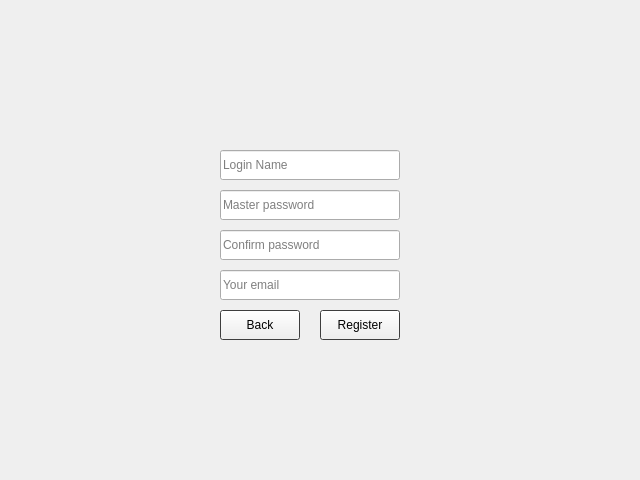
<?xml version="1.0" encoding="UTF-8"?>
<ui version="4.0">
 <class>RegisterWindow</class>
 <widget class="QMainWindow" name="RegisterWindow">
  <property name="geometry">
   <rect>
    <x>0</x>
    <y>0</y>
    <width>640</width>
    <height>480</height>
   </rect>
  </property>
  <property name="windowTitle">
   <string>Password Manageris</string>
  </property>
  <widget class="QWidget" name="centralwidget">
   <widget class="QLineEdit" name="line_login">
    <property name="geometry">
     <rect>
      <x>220</x>
      <y>150</y>
      <width>180</width>
      <height>30</height>
     </rect>
    </property>
    <property name="font">
     <font>
      <bold>false</bold>
      <strikeout>false</strikeout>
     </font>
    </property>
    <property name="text">
     <string/>
    </property>
    <property name="placeholderText">
     <string>Login Name</string>
    </property>
   </widget>
   <widget class="QLabel" name="Logo">
    <property name="geometry">
     <rect>
      <x>280</x>
      <y>20</y>
      <width>65</width>
      <height>80</height>
     </rect>
    </property>
    <property name="font">
     <font>
      <pointsize>18</pointsize>
      <bold>true</bold>
     </font>
    </property>
    <property name="text">
     <string/>
    </property>
    <property name="pixmap">
     <pixmap resource="pictures.qrc">:/pictures/pictures/output-onlinepngtools.png</pixmap>
    </property>
    <property name="scaledContents">
     <bool>true</bool>
    </property>
   </widget>
   <widget class="QPushButton" name="Back_Button">
    <property name="geometry">
     <rect>
      <x>220</x>
      <y>310</y>
      <width>80</width>
      <height>30</height>
     </rect>
    </property>
    <property name="palette">
     <palette>
      <active>
       <colorrole role="Window">
        <brush brushstyle="SolidPattern">
         <color alpha="255">
          <red>86</red>
          <green>86</green>
          <blue>86</blue>
         </color>
        </brush>
       </colorrole>
      </active>
      <inactive>
       <colorrole role="Window">
        <brush brushstyle="SolidPattern">
         <color alpha="255">
          <red>86</red>
          <green>86</green>
          <blue>86</blue>
         </color>
        </brush>
       </colorrole>
      </inactive>
      <disabled>
       <colorrole role="Base">
        <brush brushstyle="SolidPattern">
         <color alpha="255">
          <red>86</red>
          <green>86</green>
          <blue>86</blue>
         </color>
        </brush>
       </colorrole>
       <colorrole role="Window">
        <brush brushstyle="SolidPattern">
         <color alpha="255">
          <red>86</red>
          <green>86</green>
          <blue>86</blue>
         </color>
        </brush>
       </colorrole>
      </disabled>
     </palette>
    </property>
    <property name="text">
     <string>Back</string>
    </property>
   </widget>
   <widget class="QLineEdit" name="Email">
    <property name="geometry">
     <rect>
      <x>220</x>
      <y>270</y>
      <width>180</width>
      <height>30</height>
     </rect>
    </property>
    <property name="font">
     <font>
      <bold>false</bold>
      <strikeout>false</strikeout>
     </font>
    </property>
    <property name="text">
     <string/>
    </property>
    <property name="placeholderText">
     <string>Your email</string>
    </property>
   </widget>
   <widget class="QPushButton" name="SignUp_Button">
    <property name="geometry">
     <rect>
      <x>320</x>
      <y>310</y>
      <width>80</width>
      <height>30</height>
     </rect>
    </property>
    <property name="palette">
     <palette>
      <active>
       <colorrole role="Window">
        <brush brushstyle="SolidPattern">
         <color alpha="255">
          <red>86</red>
          <green>86</green>
          <blue>86</blue>
         </color>
        </brush>
       </colorrole>
      </active>
      <inactive>
       <colorrole role="Window">
        <brush brushstyle="SolidPattern">
         <color alpha="255">
          <red>86</red>
          <green>86</green>
          <blue>86</blue>
         </color>
        </brush>
       </colorrole>
      </inactive>
      <disabled>
       <colorrole role="Base">
        <brush brushstyle="SolidPattern">
         <color alpha="255">
          <red>86</red>
          <green>86</green>
          <blue>86</blue>
         </color>
        </brush>
       </colorrole>
       <colorrole role="Window">
        <brush brushstyle="SolidPattern">
         <color alpha="255">
          <red>86</red>
          <green>86</green>
          <blue>86</blue>
         </color>
        </brush>
       </colorrole>
      </disabled>
     </palette>
    </property>
    <property name="text">
     <string>Register</string>
    </property>
   </widget>
   <widget class="QLineEdit" name="line_confirm_password">
    <property name="geometry">
     <rect>
      <x>220</x>
      <y>230</y>
      <width>180</width>
      <height>30</height>
     </rect>
    </property>
    <property name="inputMethodHints">
     <set>Qt::ImhHiddenText|Qt::ImhNoAutoUppercase|Qt::ImhNoPredictiveText|Qt::ImhSensitiveData</set>
    </property>
    <property name="inputMask">
     <string/>
    </property>
    <property name="text">
     <string/>
    </property>
    <property name="echoMode">
     <enum>QLineEdit::Password</enum>
    </property>
    <property name="placeholderText">
     <string>Confirm password</string>
    </property>
   </widget>
   <widget class="QLineEdit" name="line_master_password">
    <property name="geometry">
     <rect>
      <x>220</x>
      <y>190</y>
      <width>180</width>
      <height>30</height>
     </rect>
    </property>
    <property name="inputMethodHints">
     <set>Qt::ImhHiddenText|Qt::ImhNoAutoUppercase|Qt::ImhNoPredictiveText|Qt::ImhSensitiveData</set>
    </property>
    <property name="inputMask">
     <string/>
    </property>
    <property name="text">
     <string/>
    </property>
    <property name="echoMode">
     <enum>QLineEdit::Password</enum>
    </property>
    <property name="placeholderText">
     <string>Master password</string>
    </property>
   </widget>
   <widget class="QLabel" name="label">
    <property name="geometry">
     <rect>
      <x>0</x>
      <y>0</y>
      <width>641</width>
      <height>481</height>
     </rect>
    </property>
    <property name="text">
     <string/>
    </property>
    <property name="pixmap">
     <pixmap resource="pictures.qrc">:/pictures/pictures/bluegalaxyblured.png</pixmap>
    </property>
    <property name="scaledContents">
     <bool>true</bool>
    </property>
   </widget>
   <widget class="QLabel" name="status_message">
    <property name="geometry">
     <rect>
      <x>220</x>
      <y>110</y>
      <width>181</width>
      <height>31</height>
     </rect>
    </property>
    <property name="palette">
     <palette>
      <active>
       <colorrole role="WindowText">
        <brush brushstyle="SolidPattern">
         <color alpha="255">
          <red>218</red>
          <green>165</green>
          <blue>32</blue>
         </color>
        </brush>
       </colorrole>
      </active>
      <inactive>
       <colorrole role="WindowText">
        <brush brushstyle="SolidPattern">
         <color alpha="255">
          <red>218</red>
          <green>165</green>
          <blue>32</blue>
         </color>
        </brush>
       </colorrole>
      </inactive>
      <disabled/>
     </palette>
    </property>
    <property name="text">
     <string/>
    </property>
    <property name="wordWrap">
     <bool>true</bool>
    </property>
   </widget>
   <zorder>label</zorder>
   <zorder>line_login</zorder>
   <zorder>Logo</zorder>
   <zorder>Back_Button</zorder>
   <zorder>Email</zorder>
   <zorder>SignUp_Button</zorder>
   <zorder>line_confirm_password</zorder>
   <zorder>line_master_password</zorder>
   <zorder>status_message</zorder>
  </widget>
 </widget>
 <resources>
  <include location="pictures.qrc"/>
 </resources>
 <connections/>
</ui>
